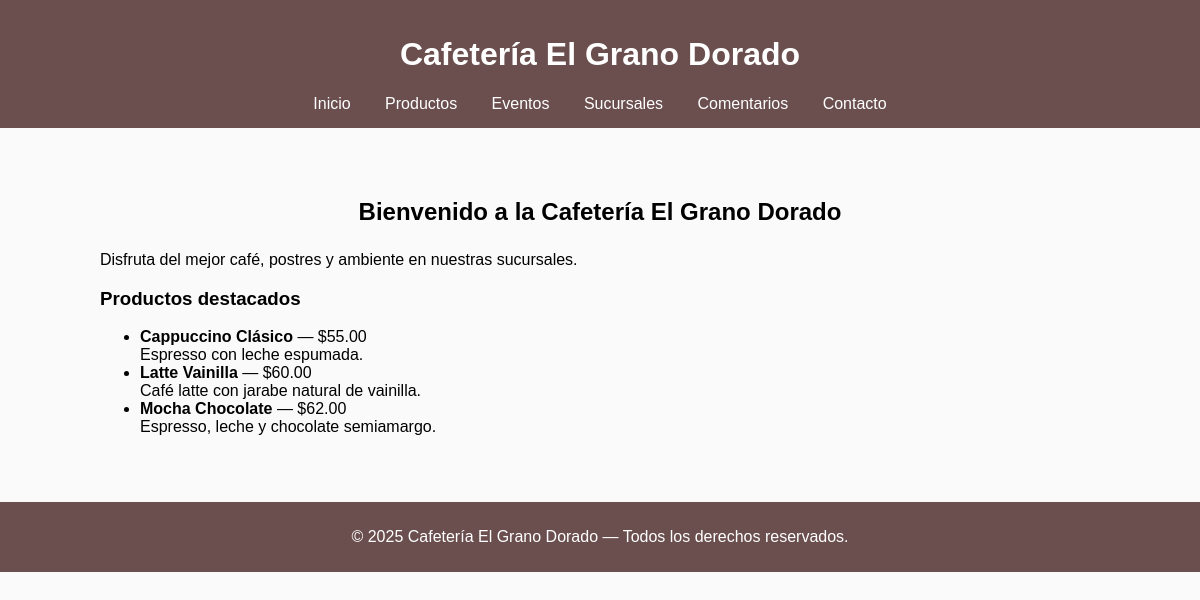
The page / on the database its author committed.
### sitio/models.py (models this page shows, shortened)
class Producto(models.Model):
    nombre = models.CharField(max_length=100)
    descripcion = models.TextField()
    precio = models.DecimalField(max_digits=6, decimal_places=2)
    imagen = models.ImageField(upload_to='productos/', blank=True, null=True)
    disponible = models.BooleanField(default=True)

### sitio/views.py (the view)
# urls.py: path('', views.inicio, name='home'),
def inicio(request):
    productos = Producto.objects.filter(disponible=True)[:3]
    return render(request, 'home.html', {'productos': productos})

### cafeteria/templates/home.html (shortened to what this page needs)
{% extends "base.html" %}
{% block content %}
<section>
    <h2>Bienvenido a la Cafetería El Grano Dorado</h2>
    <p>Disfruta del mejor café, postres y ambiente en nuestras sucursales.</p>
    <h3>Productos destacados</h3>
    <ul>
        {% for producto in productos %}
            <li>
                <strong>{{ producto.nombre }}</strong> — ${{ producto.precio }} <br>
                {{ producto.descripcion }}
            </li>
        {% empty %}
            <li>No hay productos disponibles por el momento.</li>
        {% endfor %}
    </ul>
</section>
{% endblock %}

### cafeteria/static/css/estilos.css (style rules this page uses)
body { font-family: Arial, sans-serif; background-color: #fafafa; margin: 0; padding: 0; }
h2 { text-align: center; margin-bottom: 25px; }

### rows shown on the page
Producto: nombre "Cappuccino Clásico", precio "55.00", descripcion "Espresso con leche espumada."
Producto: nombre "Latte Vainilla", precio "60.00", descripcion "Café latte con jarabe natural de vainilla."
Producto: nombre "Mocha Chocolate", precio "62.00", descripcion "Espresso, leche y chocolate semiamargo."
